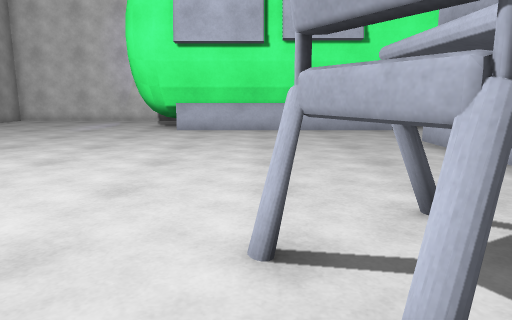
[1] (above)

13 first-person views from a walk through a scene from a Unity 3-D project. The camera is 1.2 m above the floor, tilts 10° down and sees 70° across. The floor is counted in squares, 1 m on a side. Each view is taken from the middle of a square. On the plan, view 1 faces up. The plan holds only what a view shows up to about 15 squares ahead; the rest is blank.

[2]
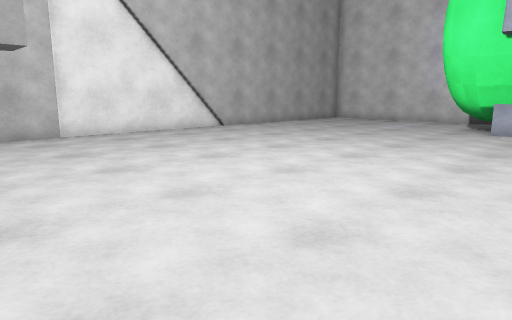

[3]
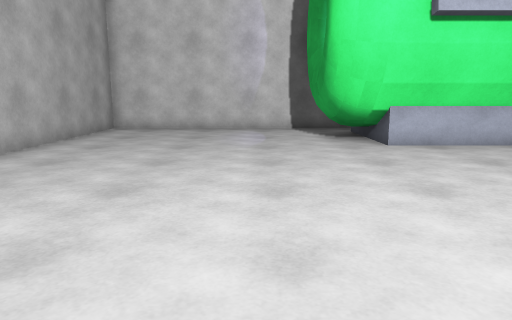

[4]
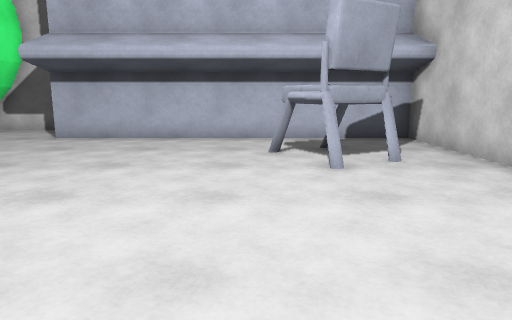

[5]
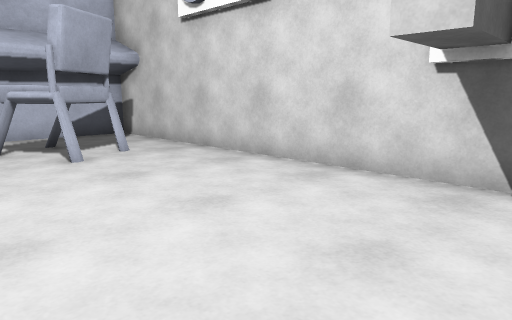

[6]
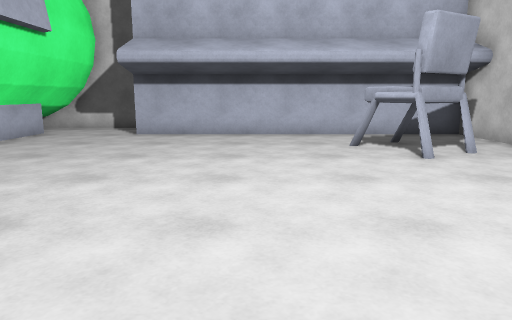

[7]
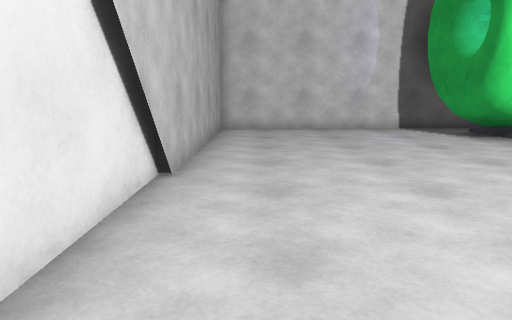

[8]
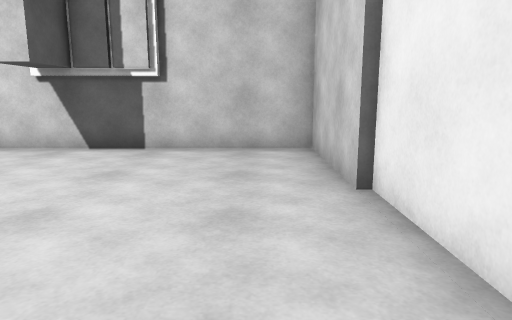

[9]
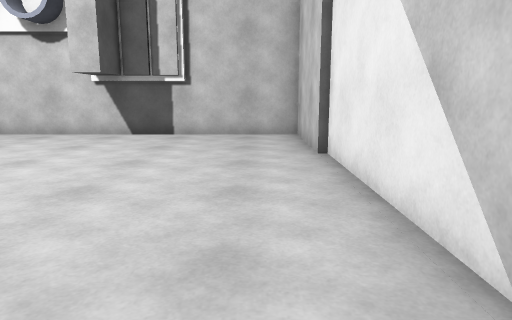

[10]
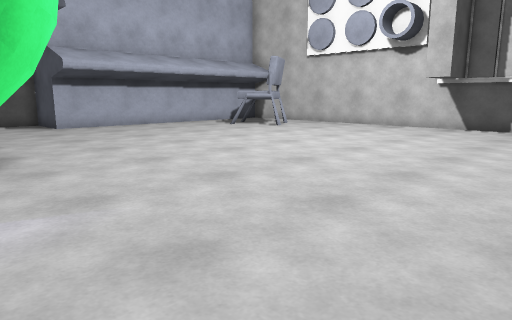

[11]
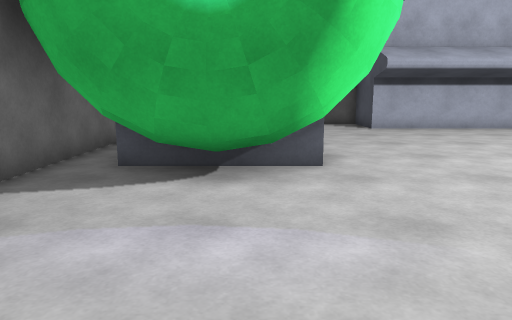

[12]
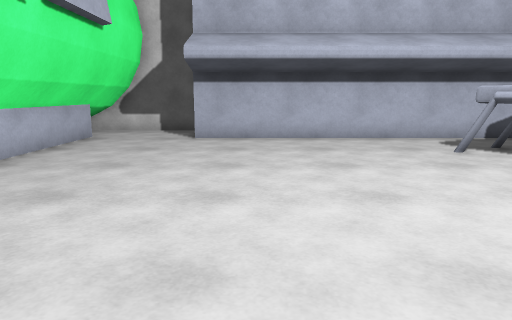

[13]
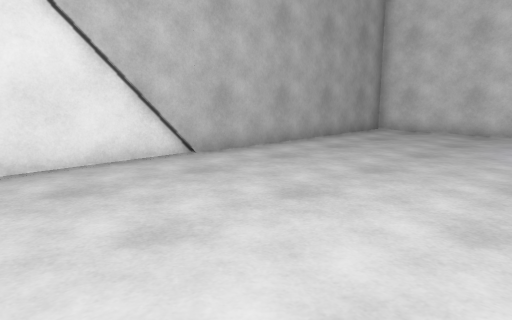

### Floor plan
Key: @ floor where view 1 was taken; # wall or solid block; . floor; ^ raised ledge.
Columns run from 12 left of view 1 to 7 right of it. Each row starts with its distance up from view 1.
 18 #############
 17 #........#
 16 #.......##
 15 #.......##
 14 #.......##
 13 #.......#########
 12 #........###########
 11 #..................#
 10 #................###
  9 #................#
  8 #................#
  7 #................#
  6 #................#
  5 #................#
  4 #................#
  3 #............^^..#
  2 #............#^..#
  1 #................#
  0 #....###....@....#
 -1 ###### ###########

Positions as (right, up) in squares from view 1, and headings:
1: (0, 0), facing up
2: (0, 0), facing up-left
3: (-6, 4), facing up
4: (-6, 4), facing right
5: (-7, 5), facing down-right
6: (-7, 6), facing right
7: (-10, 4), facing up
8: (-10, 8), facing down
9: (-10, 11), facing down
10: (-10, 14), facing down-right
11: (-9, 14), facing right
12: (-6, 8), facing right
13: (-5, 5), facing up-left
